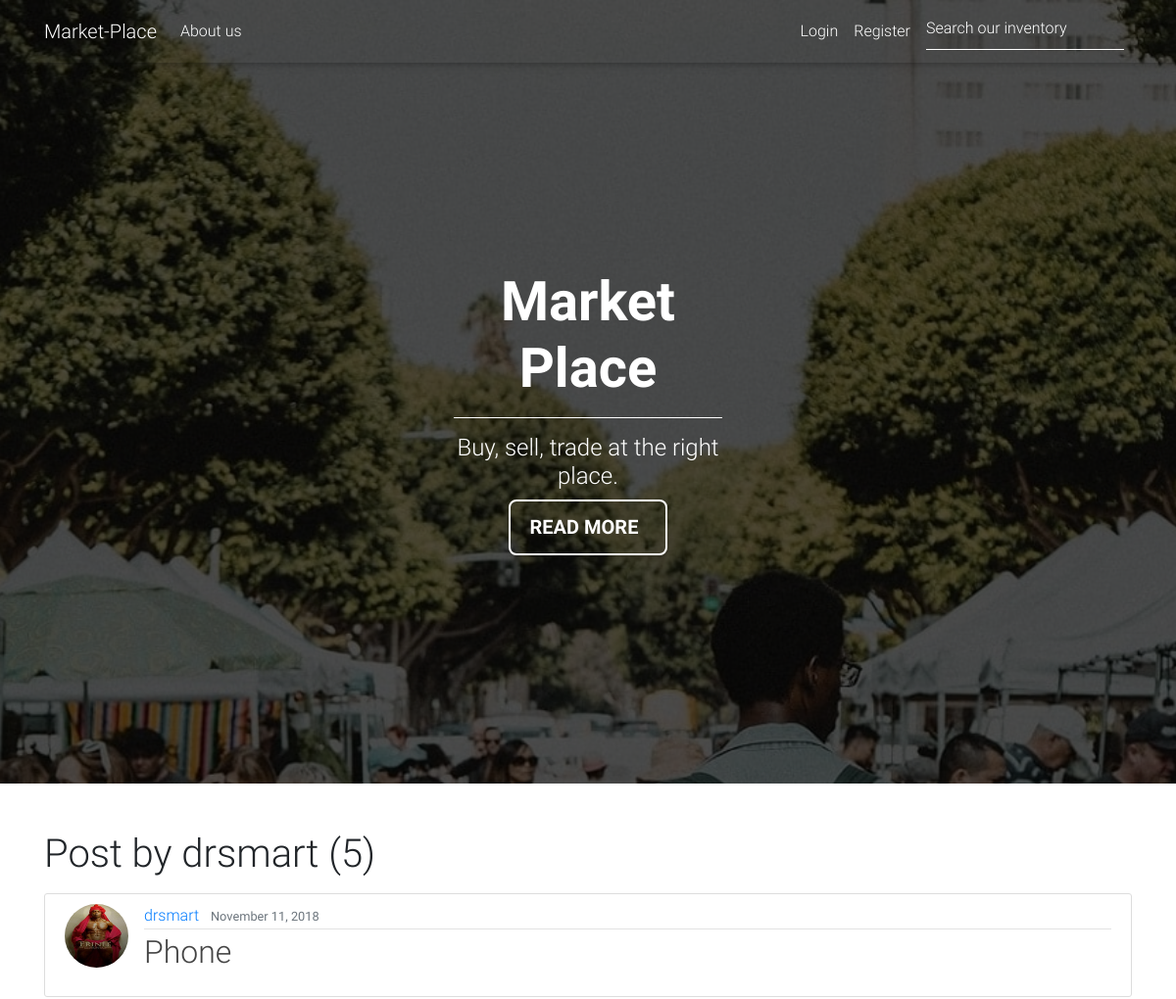
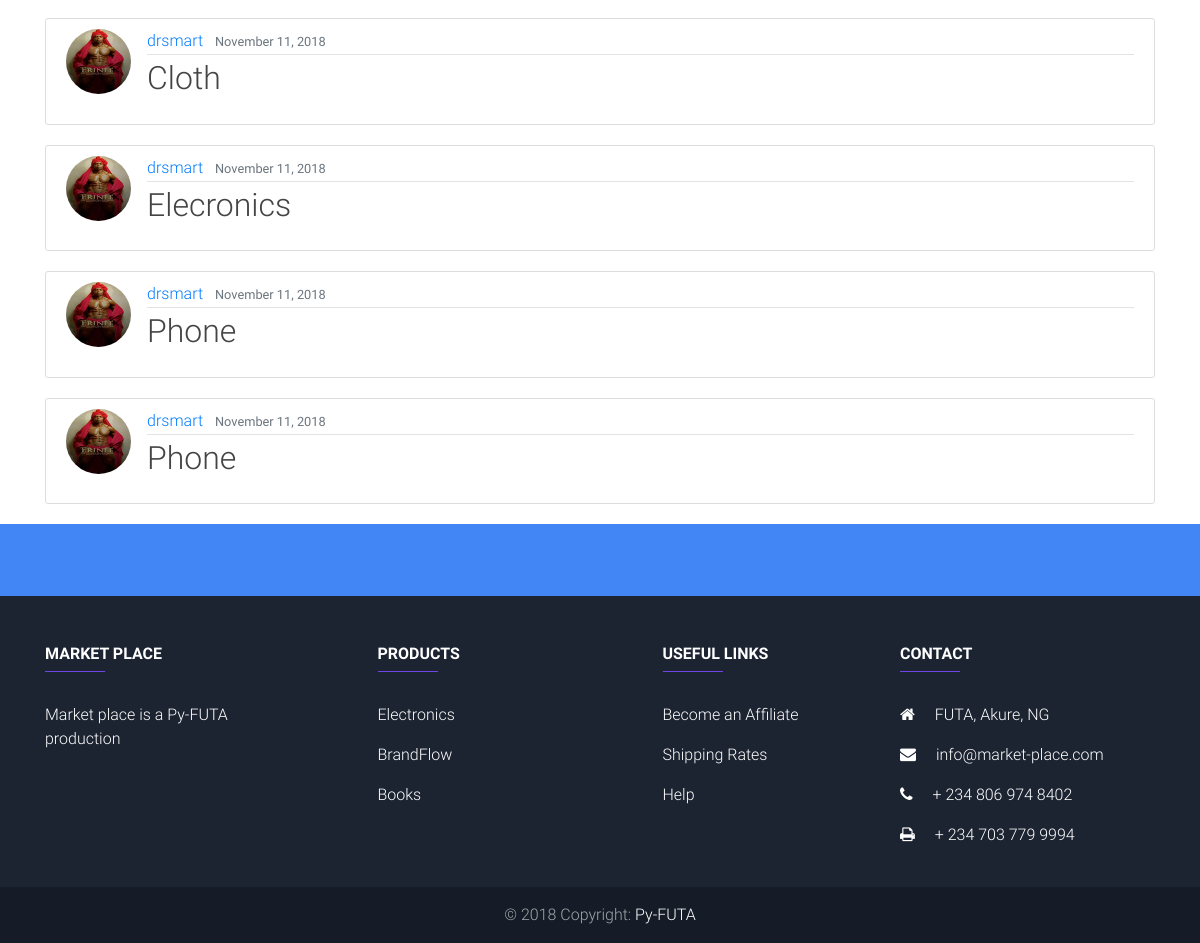
Screenshot of /user/drsmart with the database file from the repository (2 pictures, top to bottom).
### market/models.py (models this page shows, shortened)
class Post(models.Model):
    title = models.CharField(default='Phone, Elecronics.....', max_length=100)
    description = models.TextField(default='')
    price = models.CharField(max_length=100)
    name = models.CharField(max_length=100)
    phone_number = models.CharField(max_length=15)
    date_posted = models.DateTimeField(default=timezone.now)
    images = models.ImageField(default='default.jpg', upload_to='market_pics')
    author = models.ForeignKey(User, on_delete=models.CASCADE)

### user/models.py (models this page shows, shortened)
class Profile(models.Model):
    user = models.OneToOneField(User, on_delete=models.CASCADE)
    image = models.ImageField(default='default.jpg', upload_to='profile_pics')

### market/views.py (the view)
# urls.py: path('user/<str:username>', UserPostListView.as_view(), name='user-posts'),
class UserPostListView(ListView):
    model = Post
    template_name = 'market/user_posts.html'
    context_object_name = 'posts'
    paginate_by = 5
    def get_queryset(self):
        user = get_object_or_404(User, username=self.kwargs.get('username'))
        return Post.objects.filter(author=user).order_by('-date_posted')

### market/templates/market/user_posts.html (shortened to what this page needs)
{% extends "market/base.html" %}
{% block content %}
<h1 class="mb-3" >Post by {{ view.kwargs.username }}  ({{ page_obj.paginator.count}})</h1>
{% for post in posts %}
<article class="media content-section">
    <img class="rounded-circle article-img" src="{{ post.author.profile.image.url }}" alt="">
    <div class="media-body">
        <div class="article-metadata">
            <a class="mr-2" href="{% url 'user-posts' post.author.username %}">{{ post.author }}</a>
            <small class="text-muted">{{ post.date_posted|date:"F d, Y" }}</small>
        </div>
        <h2><a class="article-title" href="{% url 'post-detail' post.id %} ">{{ post.title }}</a></h2>
    </div>
</article>
{% endfor %}
    {% endblock content %}

### market/templates/market/base.html (shortened to what this page needs)
{% load static %}
<!DOCTYPE html>
<html lang="en">
<head>
    <link rel="stylesheet" href="https://maxcdn.bootstrapcdn.com/font-awesome/4.7.0/css/font-awesome.min.css">
    <link rel="stylesheet" href="https://maxcdn.bootstrapcdn.com/bootstrap/4.0.0/css/bootstrap.min.css"
>
    <link rel="stylesheet" type="text/css" href="{% static 'market/main.css' %}">
<link rel="stylesheet" type="text/css" href="{% static 'market/css/bootstrap.min.css' %}">
<link rel="stylesheet" type="text/css" href="{% static 'market/css/mdb.min.css' %}">
<link rel="stylesheet" type="text/css" href="{% static 'market/css/style.css' %}">
</head>
<body>
    <header>
        <nav class="navbar navbar-expand-lg navbar-dark scrolling-navbar fixed-top">
            <div class="container">
                <a class="navbar-brand" href="{% url 'market-home' %}">Market-Place</a>
                <div class="collapse navbar-collapse" id="basicExampleNav">
                    <ul class="navbar-nav mr-auto">
                        <li class="nav-item">
                            <a class="nav-link" href="{% url 'market-about' %}">About us</a>
                        </li>
                    </ul>
                    <div class="navbar-nav">
                        {% if user.is_authenticated %}
                        <li class="nav-item">
                            <a class="nav-link" href="{% url 'post-create' %}">Sell</a>
                        </li>
                        <li class="nav-item">
                            <a class="nav-link" href="{% url 'profile' %}">Profile</a>
                        </li>
                        <li class="nav-item">
                            <a class="nav-link" href="{% url 'logout' %}">Logout</a>
                        </li>
                        {% else %}
                        <li class="nav-item">
                            <a class="nav-link" href="{% url 'login' %}">Login</a>
                        </li>
                        <li class="nav-item">
                            <a class="nav-link" href="{% url 'register' %}">Register</a>
                        </li>
                        {% endif %}
                    </div>
                    <form class="form-inline">
                        <div class="md-form my-0">
                            <input class="form-control mr-sm-2" type="text" placeholder="Search our inventory" aria-label="Search">
                        </div>
                    </form>
                </div>
            </div>
        </nav>
        <div id="intro" class="view">
            <div class="mask rgba-black-strong">
                <div class="container-fluid d-flex align-items-center justify-content-center h-100">
                    <div class="row d-flex justify-content-center text-center">
                        <div class="col-md-10">
                            <h2 class="display-4 font-weight-bold white-text pt-5 mb-2">Market Place</h2>
                            <hr class="hr-light">
                            <h4 class="white-text my-1">Buy, sell, trade at the right place.</h4>
                            <button type="button" class="btn btn-outline-white">Read more</button>
                        </div>
                    </div>
                </div>
            </div>
        </div>
    </header>
    <main class="mt-5">
        <div class="container">
                    {% block content %}{% endblock %}
   </div>
    <footer class="page-footer unique-color-dark">
        <div class="primary-color">
            <div class="container">
                <div class="row py-4 d-flex align-items-center">
                    <div class="col-md-6 col-lg-5 text-center text-md-left mb-4 mb-md-0">
                        <h6 class="mb-0 white-text">Get connected with us on social networks!</h6>
                    </div>
                    <div class="col-md-6 col-lg-7 text-center text-md-right">
                        <a class="fb-ic ml-0">
                            <i class="fa fa-facebook white-text mr-4"> </i>
                        </a>
                        <a class="tw-ic">
                            <i class="fa fa-twitter white-text mr-4"> </i>
                        </a>
                        <a class="gplus-ic">
                            <i class="fa fa-google-plus white-text mr-4"> </i>
                        </a>
                        <a class="li-ic">
                            <i class="fa fa-linkedin white-text mr-4"> </i>
                        </a>
                        <a class="ins-ic">
                            <i class="fa fa-instagram white-text mr-lg-4"> </i>
                        </a>
                    </div>
                </div>
            </div>
        </div>
        <div class="container mt-5 mb-4 text-center text-md-left">
            <div class="row mt-3">
                <div class="col-md-3 col-lg-4 col-xl-3 mb-4">
                    <h6 class="text-uppercase font-weight-bold">
                        <strong>Market Place</strong>
                    </h6>
                    <hr class="deep-purple accent-2 mb-4 mt-0 d-inline-block mx-auto" style="width: 60px;">
                    <p>Market place is a Py-FUTA production</p>
                </div>
                <div class="col-md-2 col-lg-2 col-xl-2 mx-auto mb-4">
                    <h6 class="text-uppercase font-weight-bold">
                        <strong>Products</strong>
                    </h6>
                    <hr class="deep-purple accent-2 mb-4 mt-0 d-inline-block mx-auto" style="width: 60px;">
                    <p>
                        <a href="#!">Electronics</a>
                    </p>
                    <p>
                        <a href="#!">BrandFlow</a>
                    </p>
                    <p>
                        <a href="#!">Books</a>
                    </p>
                </div>
                <div class="col-md-3 col-lg-2 col-xl-2 mx-auto mb-4">
                    <h6 class="text-uppercase font-weight-bold">
                        <strong>Useful links</strong>
                    </h6>
                    <hr class="deep-purple accent-2 mb-4 mt-0 d-inline-block mx-auto" style="width: 60px;">
                    <p>
                        <a href="#!">Become an Affiliate</a>
                    </p>
                    <p>
                        <a href="#!">Shipping Rates</a>
                    </p>
                    <p>
                        <a href="#!">Help</a>
                    </p>
                </div>
                <div class="col-md-4 col-lg-3 col-xl-3">
                    <h6 class="text-uppercase font-weight-bold">
                        <strong>Contact</strong>
                    </h6>
                    <hr class="deep-purple accent-2 mb-4 mt-0 d-inline-block mx-auto" style="width: 60px;">
                    <p>
                        <i class="fa fa-home mr-3"></i> FUTA, Akure, NG</p>
                    <p>
                        <i class="fa fa-envelope mr-3"></i> info@market-place.com</p>
                    <p>
                        <i class="fa fa-phone mr-3"></i> + 234 806 974 8402</p>
                    <p>
                        <i class="fa fa-print mr-3"></i> + 234 703 779 9994</p>
                </div>
            </div>
        </div>
        <div class="footer-copyright text-center py-3">© 2018 Copyright:
            <a href="#"> Py-FUTA</a>
        </div>
    </footer>
</body>
</html>

### market/static/market/main.css (style rules this page uses)
body { background: #fafafa; color: #333333; margin-top: 5rem; }
h1, h2, h3, h4, h5, h6 { color: #444444; }
ul { margin: 0; }
.content-section { background: #ffffff; padding: 10px 20px; border: 1px solid #dddddd; border-radius: 3px; margin-bottom: 20px; }
.article-title { color: #444444; }
.article-img { height: 65px; width: 65px; margin-right: 16px; }
.article-metadata { padding-bottom: 1px; margin-bottom: 4px; border-bottom: 1px solid #e3e3e3 }

### market/static/market/css/style.css (style rules this page uses)
html, body, header, #intro { height: 100%; }
#intro { background: url("../img/market_place_bgd-min.jpg")no-repeat center center fixed; -webkit-background-size: cover; -moz-background-size: cover; -o-background-size: cover; background-size: cover; }
.btn { border: 2px solid gray; color: gray; background-color: white; padding: 8px 20px; border-radius: 8px; font-size: 20px; font-weight: bold; }

### rows the page displays
Post: author.profile.image (picture), author "drsmart", date_posted "November 11, 2018", title "Phone"
Post: author.profile.image (picture), author "drsmart", date_posted "November 11, 2018", title "Cloth"
Post: author.profile.image (picture), author "drsmart", date_posted "November 11, 2018", title "Elecronics"
Post: author.profile.image (picture), author "drsmart", date_posted "November 11, 2018", title "Phone"
Post: author.profile.image (picture), author "drsmart", date_posted "November 11, 2018", title "Phone"

### other values shown
{{ view.kwargs.username }} "drsmart"
{{ page_obj.paginator.count }} "5"
